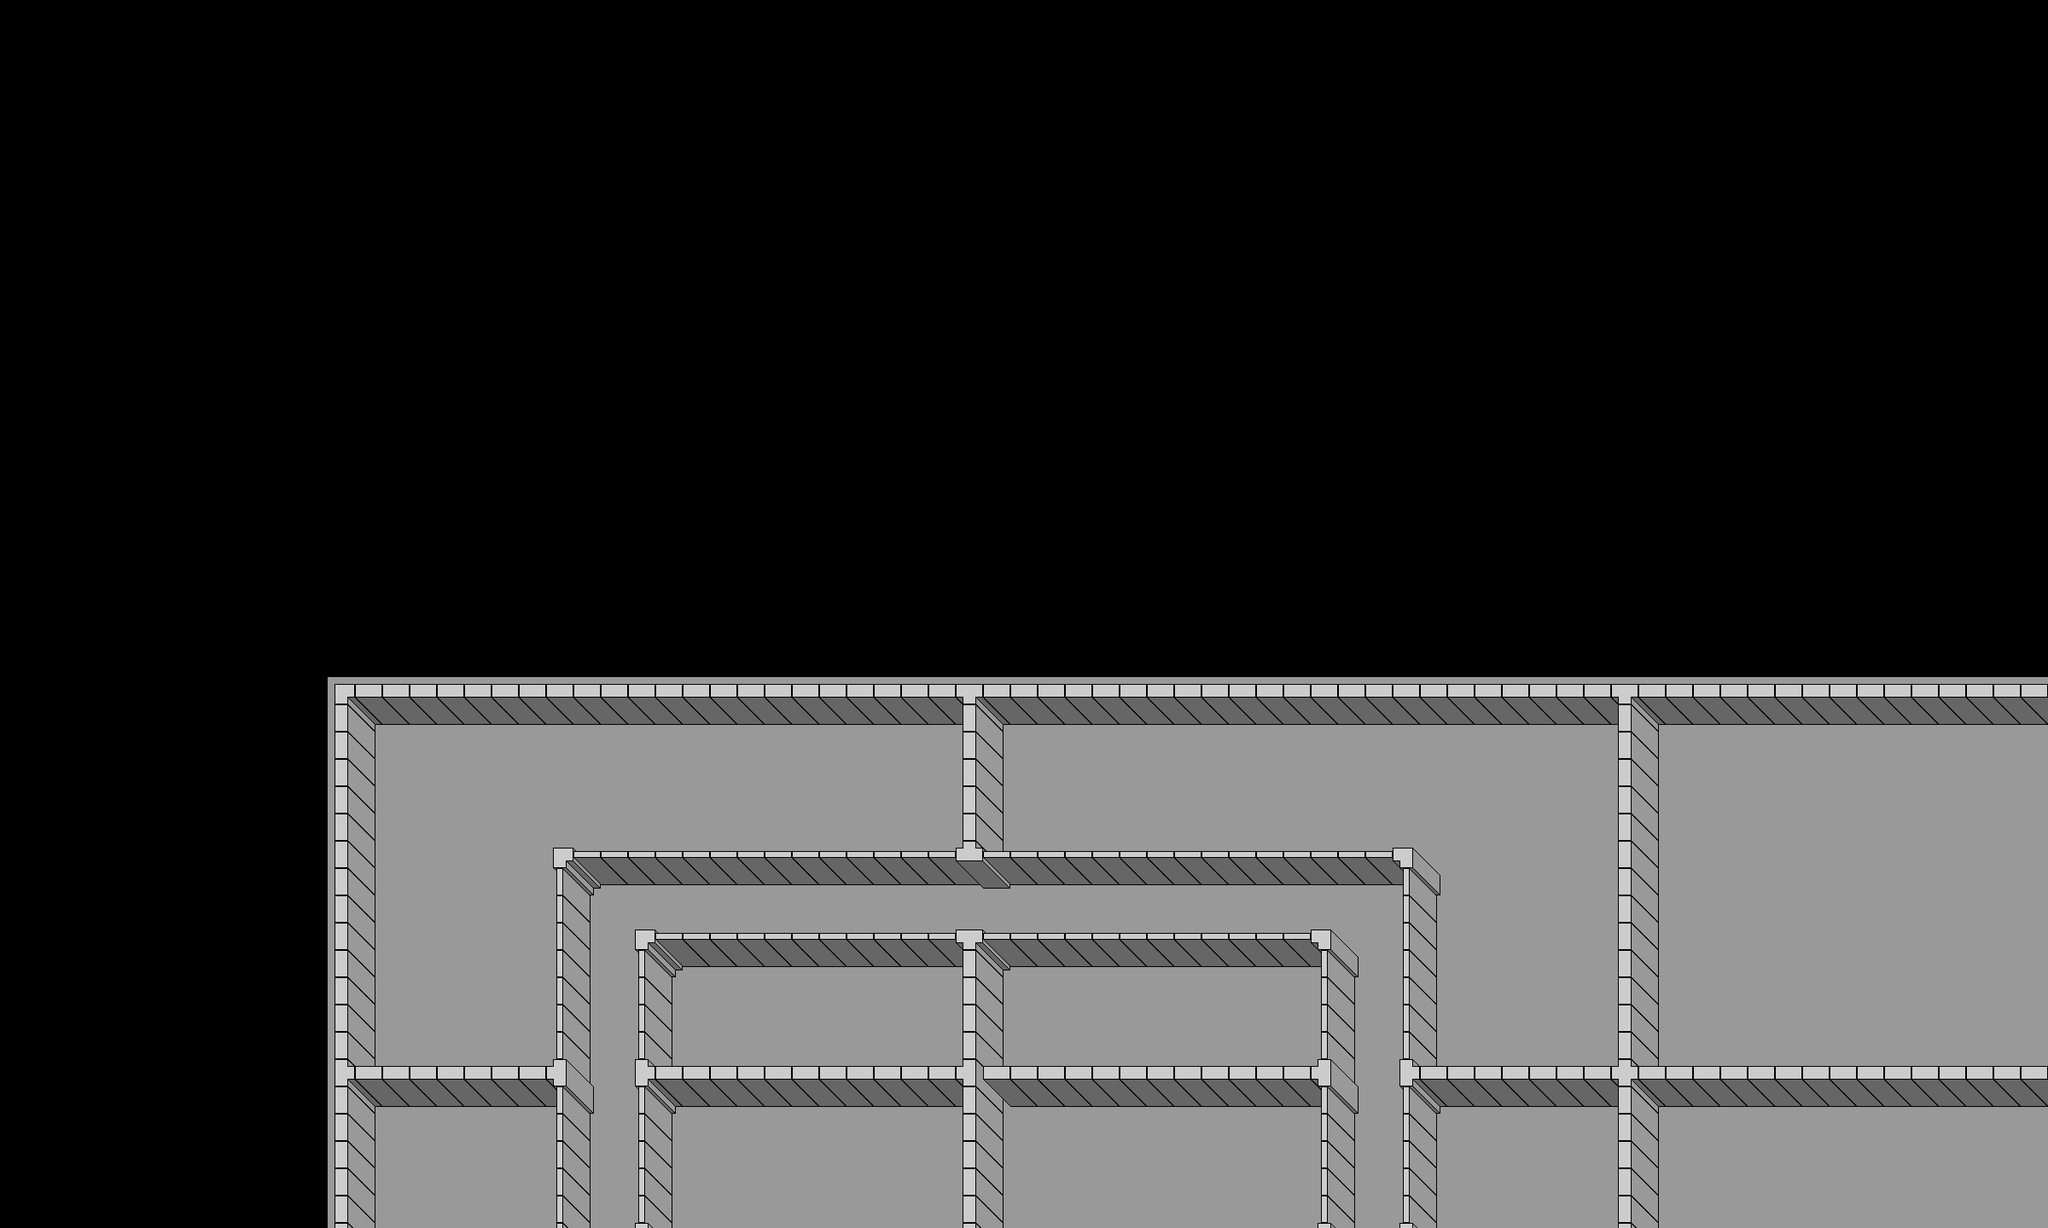

This game map was drawn from its Tiled (.tmx) file and the tilesets committed beside it. A one-line description and the trimmed map source follow:
An orthogonal 75x45 tile map with 32x32 px tiles, 3 tile layers (floor, path, walls), 2 tilesets.

<map version="1.0" orientation="orthogonal" renderorder="right-down" width="75" height="45" tilewidth="32" tileheight="32" nextobjectid="5">
 <tileset firstgid="1" source="wallTiles.tsx" />
 <tileset firstgid="17" name="floorTiles" tilewidth="32" tileheight="32" tilecount="3" columns="3">
  <image source="floorTiles.png" width="96" height="32" />
 </tileset>
 <layer name="floor" width="75" height="45" offsetx="384" offsety="794">
  <data>[3375 cells, 3140 non-empty, 1 distinct tile ids]</data>
 </layer>
 <layer name="path" width="75" height="45" offsetx="384" offsety="794">
  <data>[3375 cells, 235 non-empty, 1 distinct tile ids]</data>
 </layer>
 <layer name="walls" width="75" height="45" offsetx="384" offsety="794">
  <data>[3375 cells, 852 non-empty, 14 distinct tile ids]</data>
 </layer>
</map>
